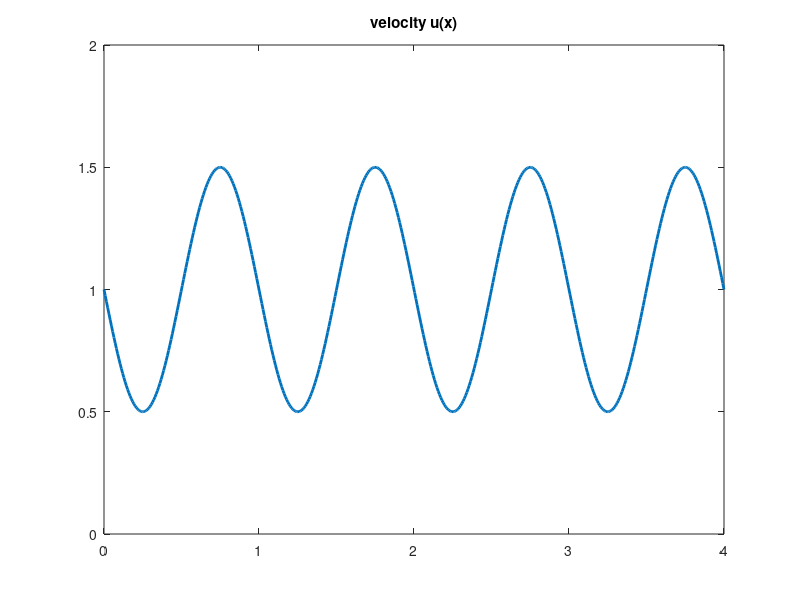

This figure's MATLAB source:
clf
x = linspace(0,4,500);
u = 1-.5*sin(2*pi*x);
plot(x,u,'LineWidth',2)
axis([0 4 0 2])
title('velocity u(x)')

print u.eps
